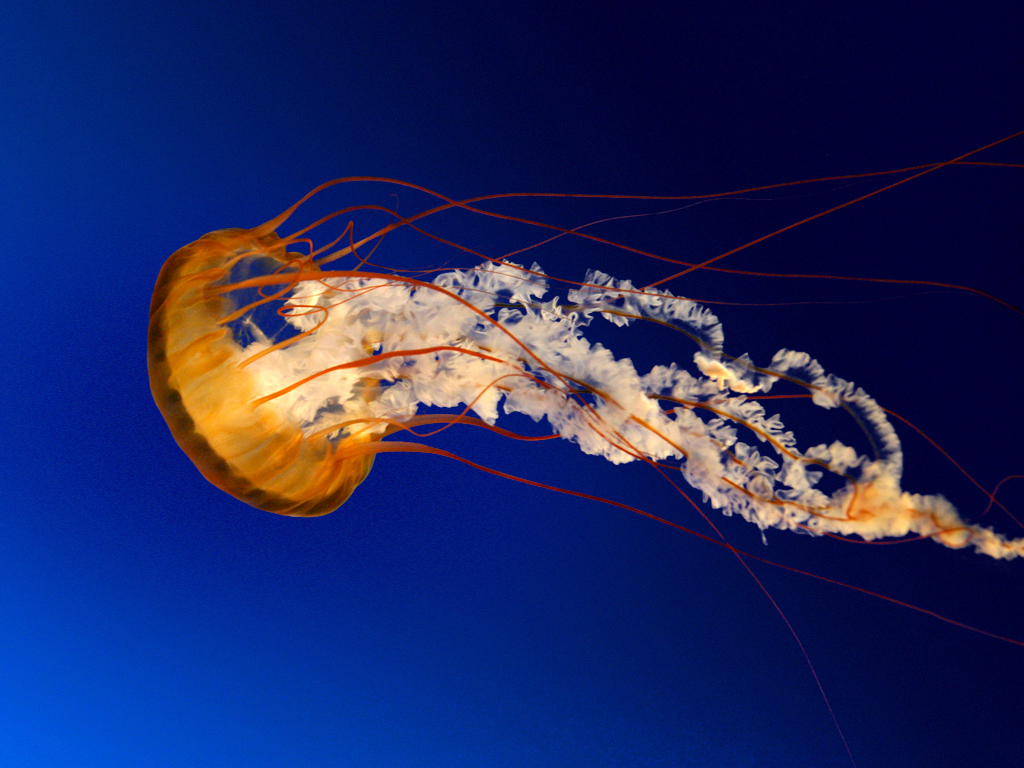
#> input picture 112.jpg, 1024 x 768 px
$ python '003-Python Image Recognition Roatatin-Image.py'
#> lines starting #> are read from the running program, lines starting #| are printed output that depends on the picture
from PIL import Image

def main():
    try:
        #Relative Path
        img = Image.open("112.jpg")
#> img is the input picture: PIL image 1024x768 RGB; mean R, G, B 31, 39.8, 97.4

        #Angle given
        img = img.rotate(180)
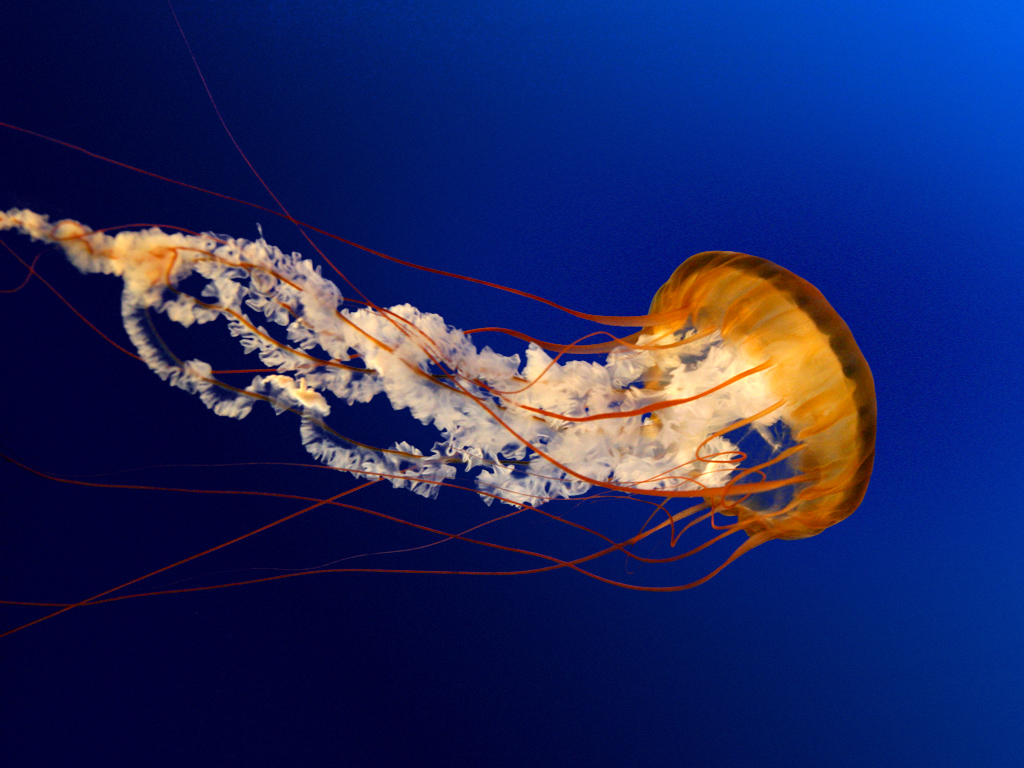
#> img: PIL image 1024x768 RGB; mean R, G, B 31, 39.8, 97.4

         #Saved in the same relative location
        img.save("rotated_112.jpg")
    except IOError:
        pass

if __name__ == "__main__":
    main()

$ run again, with 123.jpg copied over 112.jpg
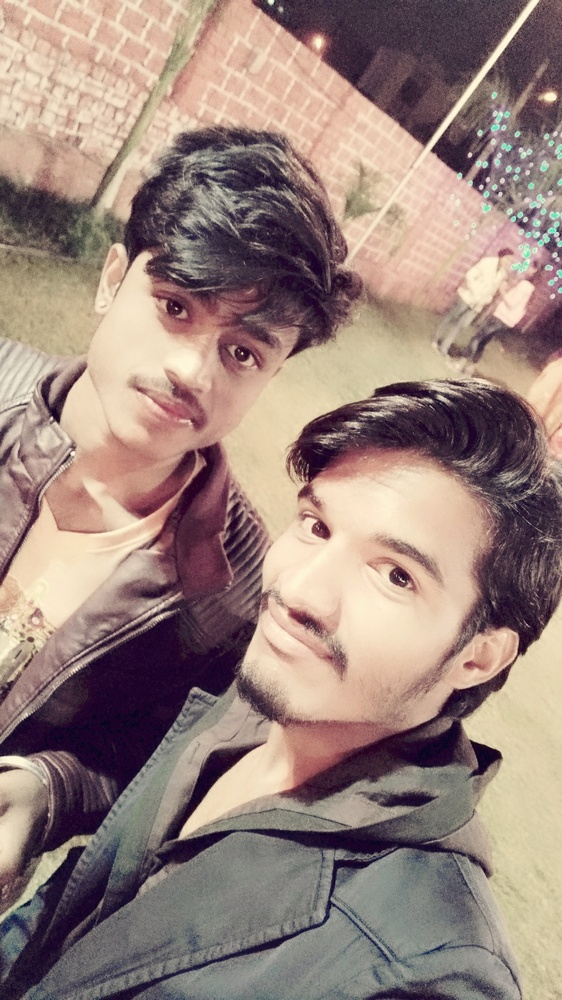
#> input picture 123.jpg, 562 x 1000 px, shrunk from 900 x 1600 before the run
#> in main, img is the input picture: PIL image 562x1000 RGB; mean R, G, B 153.7, 132.1, 124.8
#> in main, `img = img.rotate(180)`:
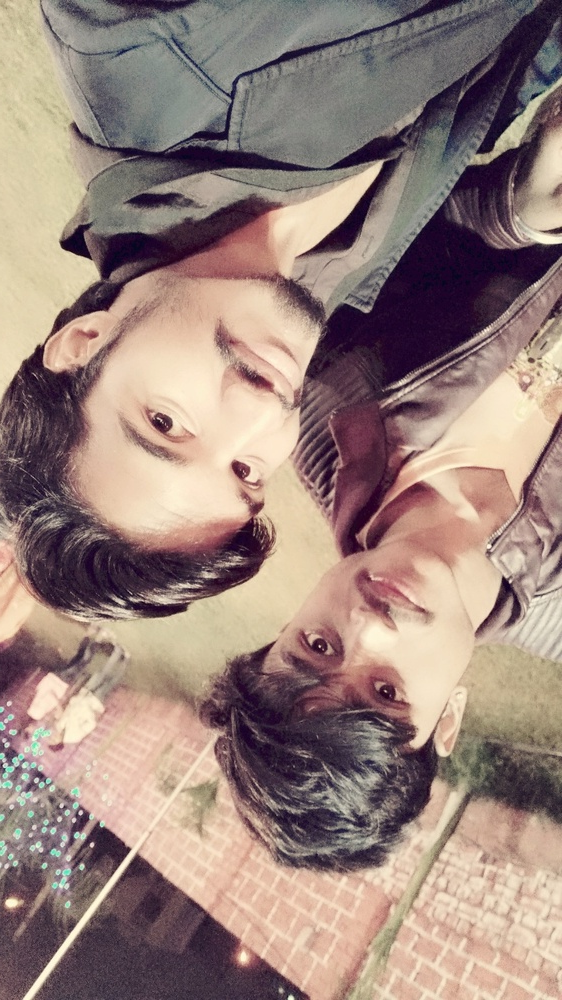
#> img: PIL image 562x1000 RGB; mean R, G, B 153.7, 132.1, 124.8

$ run again, with light.jpg copied over 112.jpg
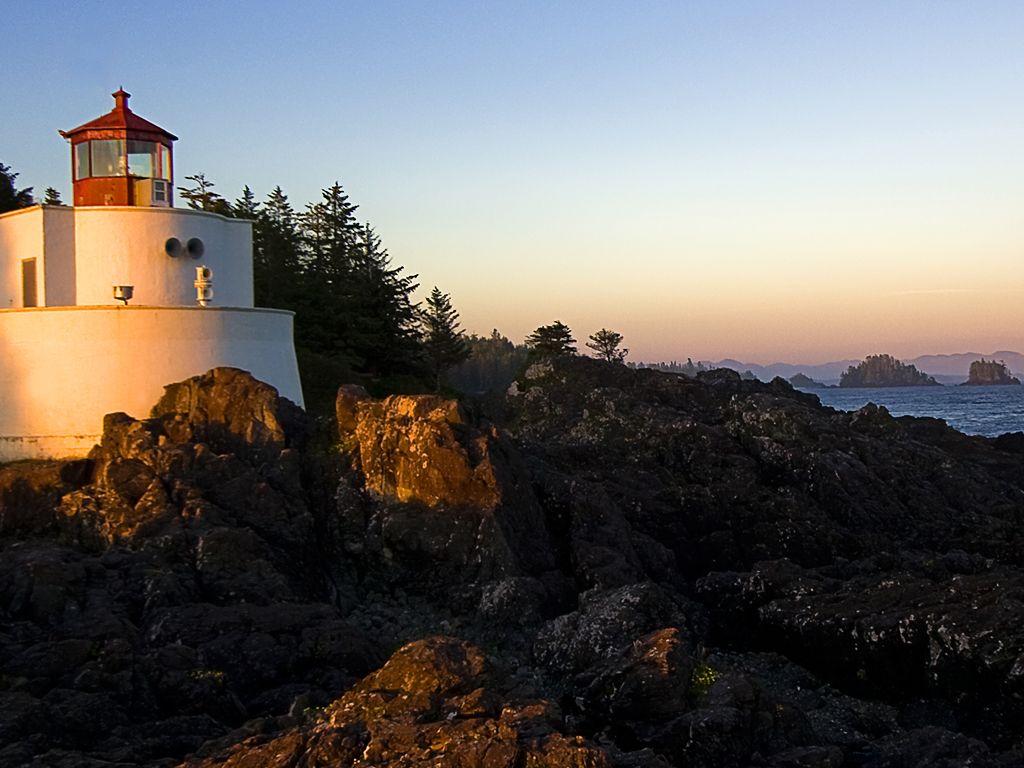
#> input picture light.jpg, 1024 x 768 px
#> in main, img is the input picture: PIL image 1024x768 RGB; mean R, G, B 104.2, 100.9, 98.4
#> in main, `img = img.rotate(180)`:
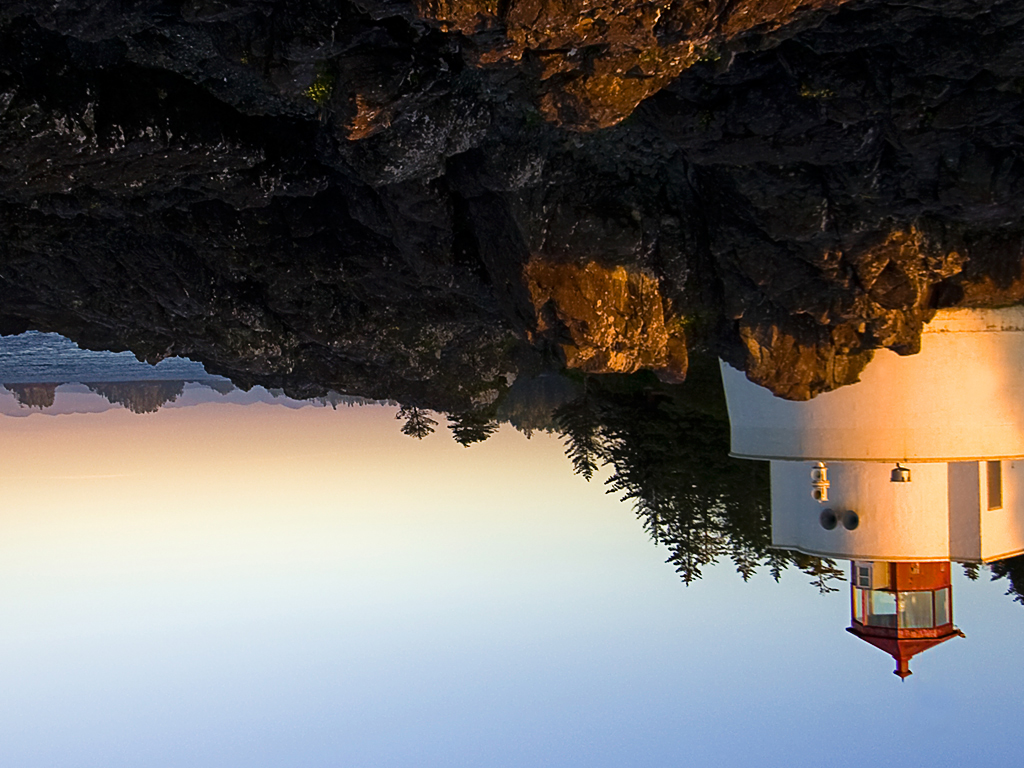
#> img: PIL image 1024x768 RGB; mean R, G, B 104.2, 100.9, 98.4
